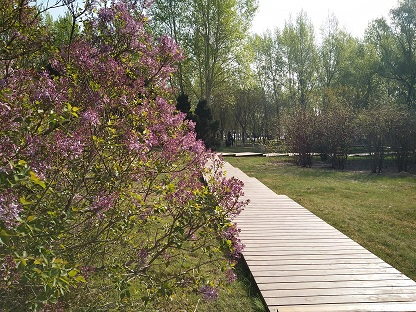
#> input picture Python.OpenCV.From.Novice.To.Practice/code/05/04/demo.png, 416 x 312 px
$ python warpAffineDemo.py
#> lines starting #> are read from the running program, lines starting #| are printed output that depends on the picture
import cv2
import numpy as np
img = cv2.imread("demo.png")  # 读取图像
#> img is the input picture: shape (312, 416, 3); mean B, G, R 93.8, 116.8, 123.1
rows = len(img)  # 图像像素行数
#> rows = 312
cols = len(img[0])  # 图像像素列数
#> cols = 416
M = np.float32([[1, 0, 50],  # 横坐标向右移动50像素
                [0, 1, 100]])  # 纵坐标向下移动100像素
dst = cv2.warpAffine(img, M, (cols, rows))
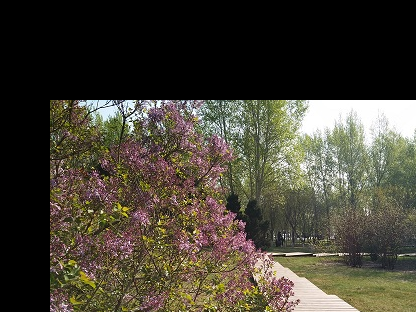
#> dst: shape (312, 416, 3); mean B, G, R 53.8, 66.1, 70.6
cv2.imshow("img", img)  # 显示原图
cv2.imshow("dst", dst)  # 显示仿射变换效果
cv2.waitKey()  # 按下任何键盘按键后
cv2.destroyAllWindows()  # 释放所有窗体
